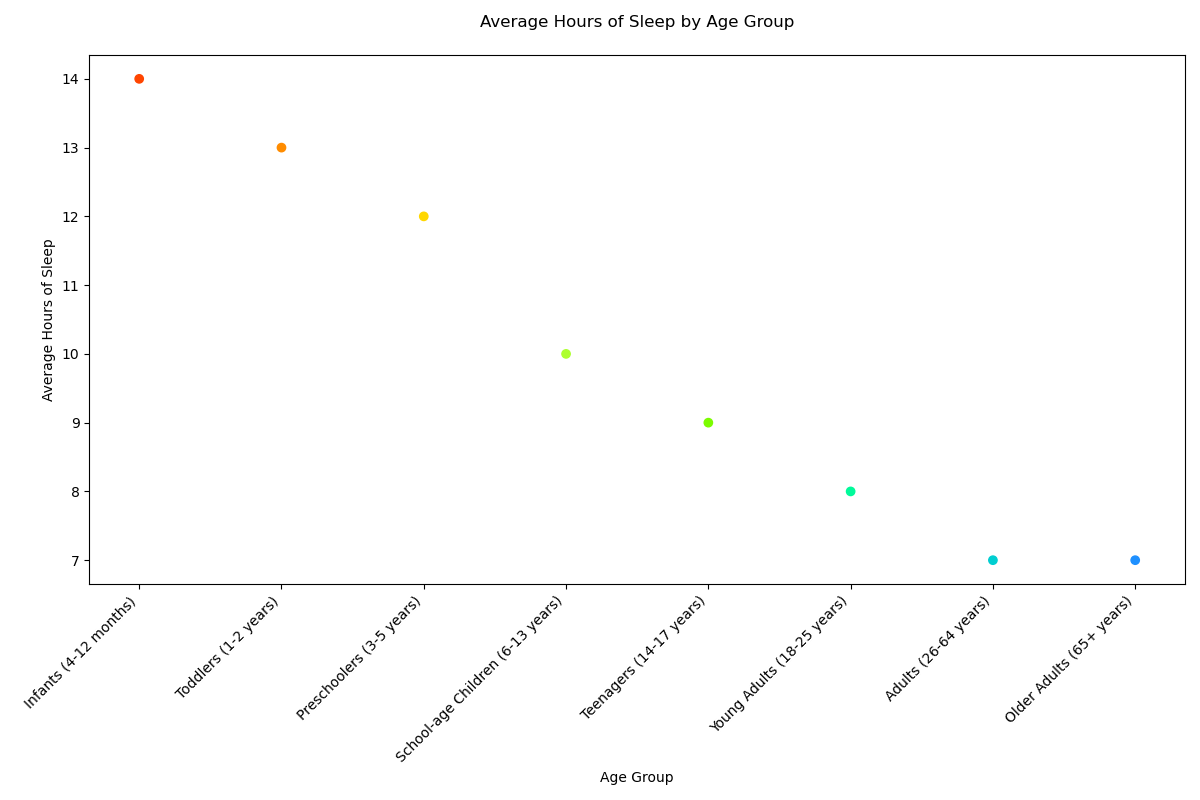

The Python source for this figure:

import matplotlib.pyplot as plt

# Data points
age_groups = ['Infants (4-12 months)', 'Toddlers (1-2 years)', 'Preschoolers (3-5 years)',
              'School-age Children (6-13 years)', 'Teenagers (14-17 years)', 'Young Adults (18-25 years)',
              'Adults (26-64 years)', 'Older Adults (65+ years)']
average_sleep = [14, 13, 12, 10, 9, 8, 7, 7]

# Colors for each point
colors = ['#FF4500', '#FF8C00', '#FFD700', '#ADFF2F', '#7CFC00', 
          '#00FA9A', '#00CED1', '#1E90FF']

# Change width and height of the chart
plt.figure(figsize=(12, 8))

# Scatter plot
plt.scatter(age_groups, average_sleep, c=colors)

# Title and labels
plt.title('Average Hours of Sleep by Age Group', pad=20)
plt.xlabel('Age Group')
plt.ylabel('Average Hours of Sleep')

# Adjust x-axis to show each age group
plt.xticks(age_groups, rotation=45, ha='right')

# Show plot
plt.tight_layout()
plt.show()
